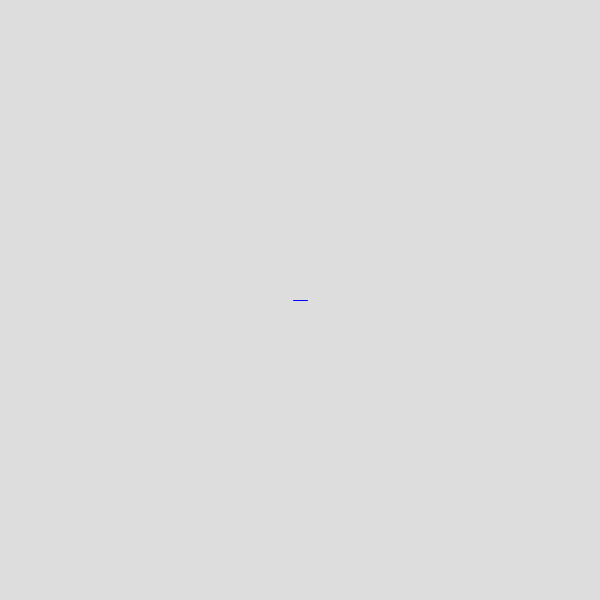
Frame 1 (no input)
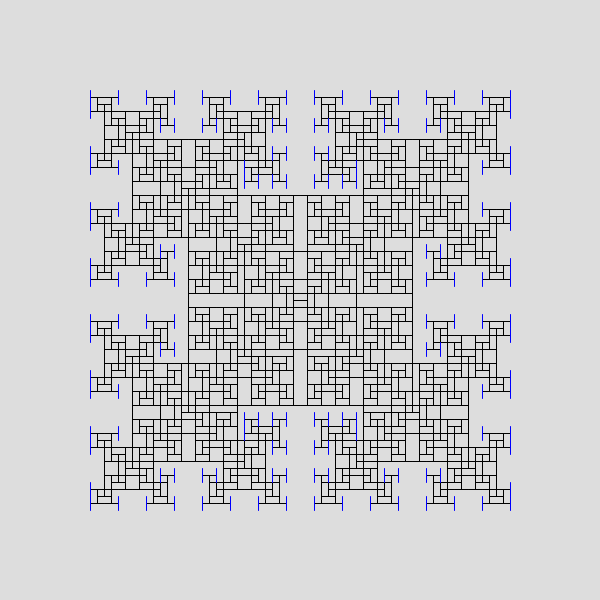
Frame 60 (the mouse pressed at the canvas centre just before this capture)
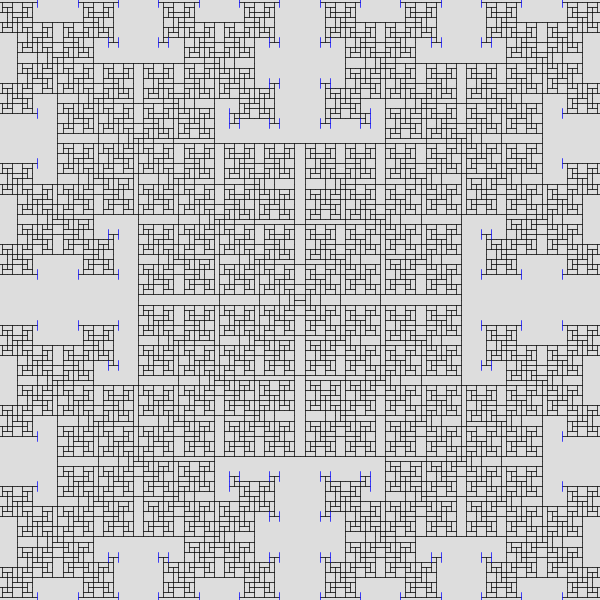
Frame 120 (the mouse held since frame 60 and released just before this capture)

The Processing sketch that drew these frames (run headless with seeded random() and noise(); from frame 60 on, the mouse is pressed at the canvas centre):

// Processing sketch: Toothpicks
// ── Toothpicks.pde

ArrayList<Toothpick> picks;

int minX;
int maxX;

void setup() {
  size(600, 600);
  minX = -width/2;
  maxX = width/2;
  picks = new ArrayList<Toothpick>();
  picks.add(new Toothpick(0, 0, 1));
  //noLoop();
}

//void mousePressed() {
//  redraw();
//}

void draw() {
  background(221);
  translate(width/2, height/2);
  
  float s = float(width) / (maxX - minX);
  scale(s);

  for (Toothpick t : picks) {
    t.show();
    minX = min(t.ax, minX);
    maxX = max(t.ax, maxX);
  }

  ArrayList<Toothpick> next = new ArrayList<Toothpick>();
  for (Toothpick t : picks) {
    if (t.newPick) {
      Toothpick nextA = t.createA(picks);
      Toothpick nextB = t.createB(picks);
      if (nextA != null) {
        next.add(nextA);
      }
      if (nextB != null) {
        next.add(nextB);
      }
    }
    t.newPick = false;
  }
  picks.addAll(next);
}

// ── toothpick.pde
int len = 15;

class Toothpick {
  int ax, ay, bx, by;
  int dir;
  boolean newPick = true;

  Toothpick(int x, int y, int d) {
    dir = d;

    if (dir == 1) {
      ax = x - len/2;
      bx = x + len/2;
      ay = y;
      by = y;
    } else {
      ax = x;
      bx = x;
      ay = y - len/2;
      by = y + len/2;
    }
  }

  void show() {
    //strokeWeight(2);
    stroke(0);
    if(newPick) {
     stroke(0, 0, 255); 
    }
    line(ax, ay, bx, by);
  }

  Toothpick createA(ArrayList<Toothpick> others) {
    boolean available = true;
    for (Toothpick other : others) {
      if (other != this && other.intersects(ax, ay)) {
        available = false;
      }
    }

    if (available) {
      return new Toothpick(ax, ay, dir*-1);
    }
    return null;
  }

  Toothpick createB(ArrayList<Toothpick> others) {
    boolean available = true;
    for (Toothpick other : others) {
      if (other != this && other.intersects(bx, by)) {
        available = false;
      }
    }

    if (available) {
      return new Toothpick(bx, by, dir*-1);
    }
    return null;
  }

  boolean intersects(int x, int y) {
    if (ax == x && ay == y) {
      return true;
    } else if (bx == x && by == y) {
      return true;
    }
    return false;
  }
}
